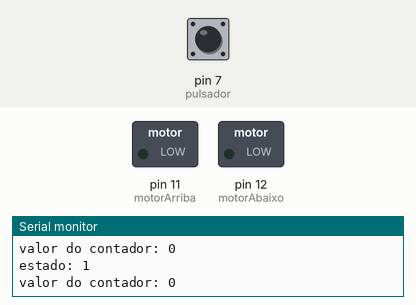
The sketch below on a simulated Arduino Uno, built with avr-gcc and run on an emulated ATmega328P. Shown: switched loads named in the sketch (green lamp = pin HIGH), the last lines printed to the serial monitor. The test bench sets the inputs (shaded band); at power-on: pin 7 (pulsador) LOW.

Above: at 1.2 s.
1.3 s: pin 7 (pulsador) pulled HIGH for 0.15 s
At 1.7 s:
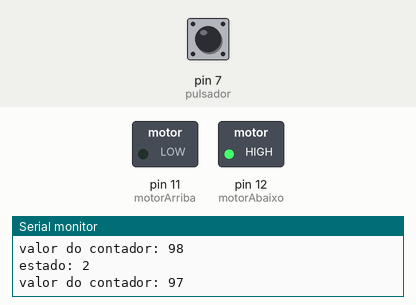
2.9 s: pin 7 (pulsador) pulled HIGH for 1 s
At 4.3 s:
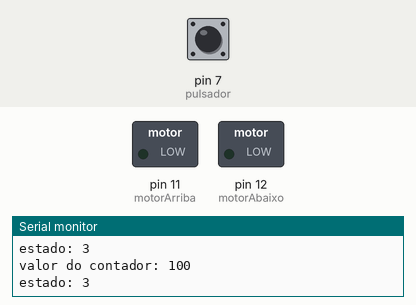
5.4 s: pin 7 (pulsador) pulled HIGH for 0.15 s
At 5.9 s:
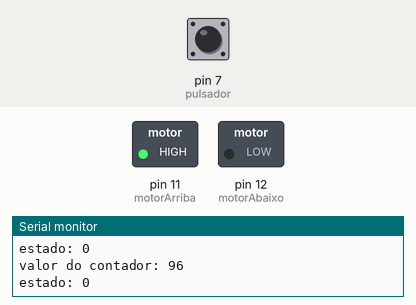
7.0 s: pin 7 (pulsador) pulsed HIGH 5 times (0.12 s each, 0.3 s apart)
At 8.7 s:
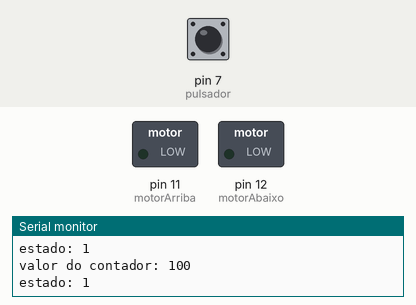
11.5 s: pin 7 (pulsador) pulled HIGH for 3.2 s
At 15.2 s:
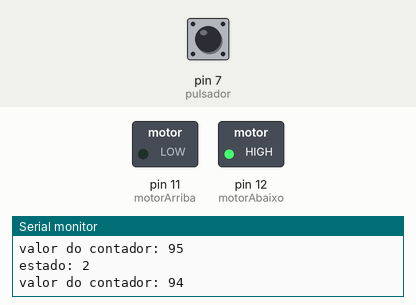
16.2 s: pin 7 (pulsador) pulsed HIGH 5 times (0.12 s each, 0.3 s apart)
At 18.0 s:
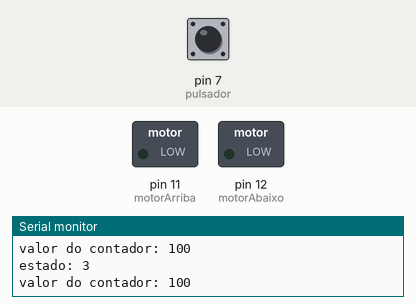
Timing chart, 0 to 19.5 s (numbered marks = the images above; inputs shaded):
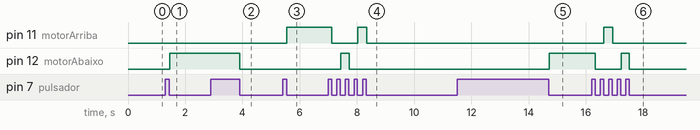

Measured:
- after the input at 1.3 s, pin 12 (motorAbaixo): LOW → HIGH after 0.16 s
- after the input at 2.9 s, pin 12 (motorAbaixo): HIGH → LOW after 1.0 s
- after the input at 5.4 s, pin 11 (motorArriba): LOW → HIGH after 0.15 s
- after the input at 7.0 s, pin 11 (motorArriba): HIGH → LOW after 0.13 s, → HIGH 0.90 s later, → LOW 0.31 s later; pin 12 (motorAbaixo): LOW → HIGH after 0.44 s, → LOW 0.29 s later
- after the input at 11.5 s, pin 12 (motorAbaixo): LOW → HIGH after 3.2 s
- after the input at 16.2 s, pin 11 (motorArriba): LOW → HIGH after 0.42 s, → LOW 0.31 s later; pin 12 (motorAbaixo): HIGH → LOW after 0.13 s, → HIGH 0.90 s later, → LOW 0.29 s later

The sketch:

xanela02.ino
```cpp
/*
Automatismo de xanela dun coche subida e baixada pasando por paro.

Programa para simular a función dunha ventana de un automovil, da maneira
simplificada. O pulsador (pin entrada 7) acciona o motor de subida (pin saida 11) o ser premido. unha
segunda pulsación para o motor e unha terceira fai que se accione o motor de baixada (pin saida 12).
O percorrido do motor dura 7 segundos.

Entradas: Pulsador (dixital)
Saídas: Relé (2x dixital)

Autor: Marcos Antonio Mariño Mota
Data: Febreiro de 2023
*/

#define motorArriba 11
#define motorAbaixo 12
#define pulsador     7

int estado = 1;    //valores: 0(arriba) , 1(paro) , 2(abixo) , 3(para)
int contador = 0; // Contador para o número de impulsos ao motor

void setup() {
  pinMode(motorArriba, OUTPUT);
  pinMode(motorAbaixo, OUTPUT);
  pinMode(pulsador, INPUT);

  Serial.begin(9600);
  int estado;

  Serial.println(estado);
}

void loop() {
  // Lectura do pulsador
  if(digitalRead(pulsador)) {
    estado++;
    if(estado > 3) {
      estado = 0;
    }

    contador = 100;
    while(digitalRead(pulsador)) {
      delay(20);
    }
  }
  // Fin da lectura do pulador

  Serial.print("valor do contador: ");
  Serial.println(contador);
  Serial.print("estado: ");
  Serial.println(estado);

  // Accionamiento dos motores
  if(contador > 0) {
    if(estado == 0) {
      digitalWrite(motorArriba, HIGH);
      digitalWrite(motorAbaixo, LOW);
      delay(70);
      contador--;
    }
    else if(estado == 2) {
      digitalWrite(motorArriba, LOW);
      digitalWrite(motorAbaixo, HIGH);
      delay(70);
      contador--;
    }
    else {
      digitalWrite(motorArriba, LOW);
      digitalWrite(motorAbaixo, LOW);
    }
  }
  else {             // Se non está o motor accionado, lee botón 10 veces/s
    delay(100);
  }
  // Fin de accionamentos dos motores
  delay(7);
  if (contador ==0) {
    digitalWrite(motorArriba, LOW);
    digitalWrite(motorAbaixo, LOW);
  }
}
```
